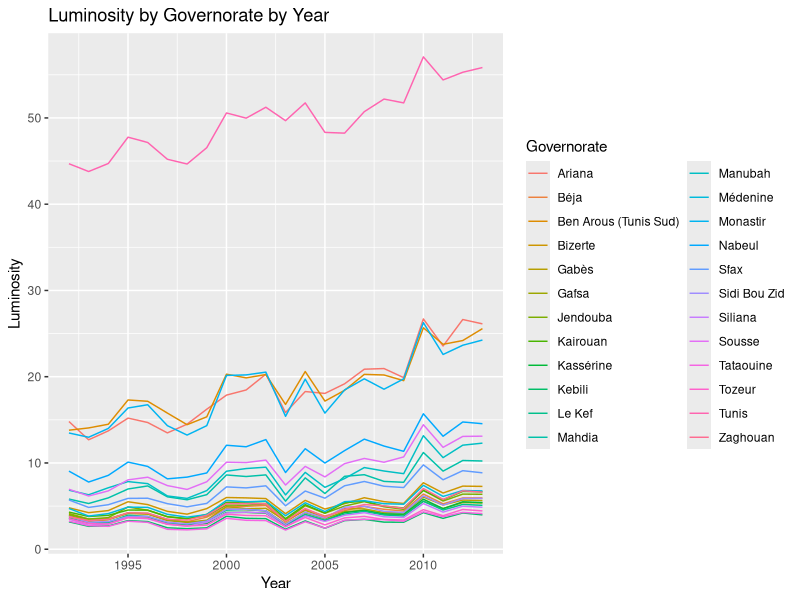
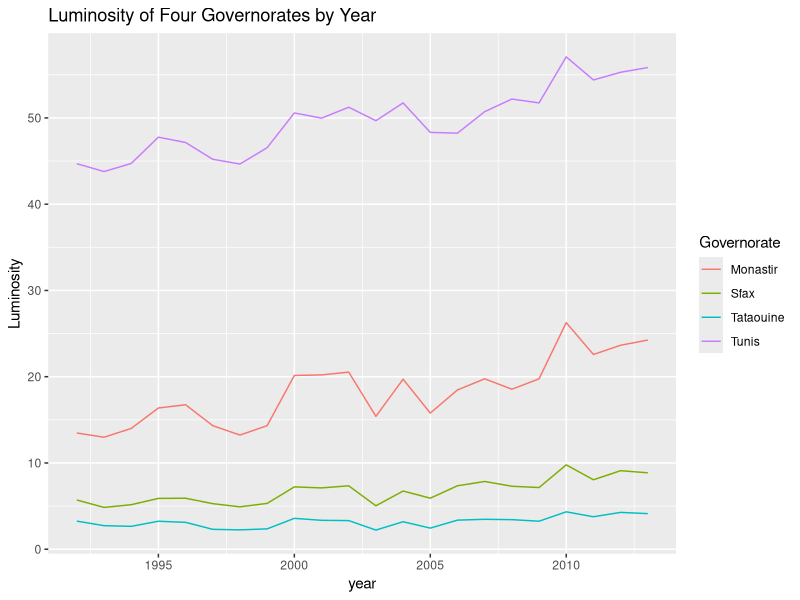
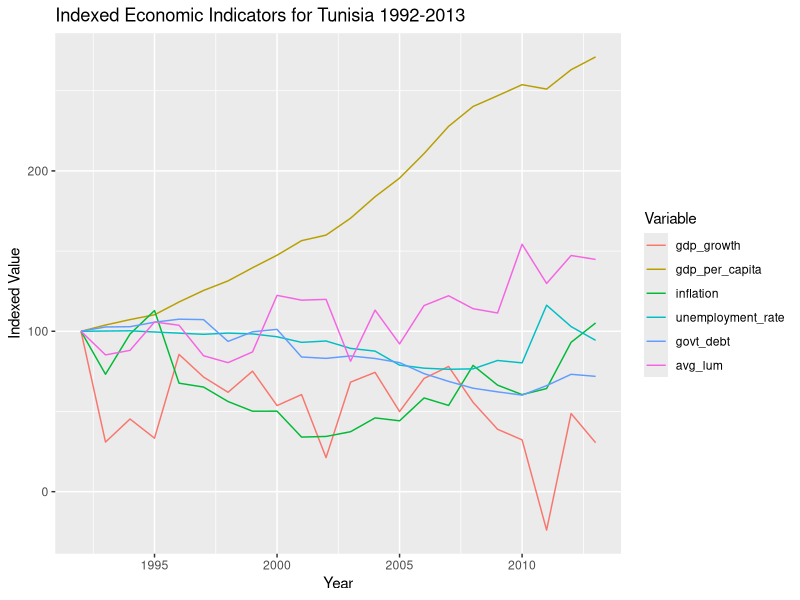
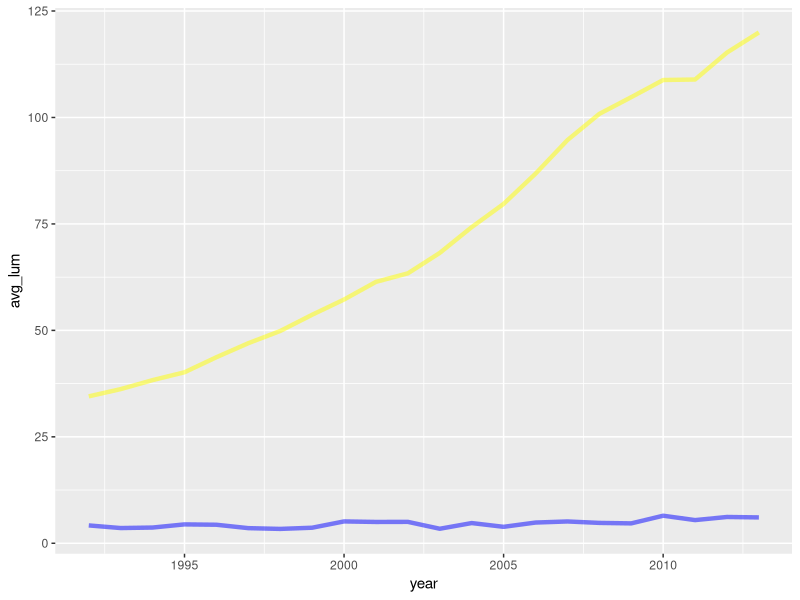
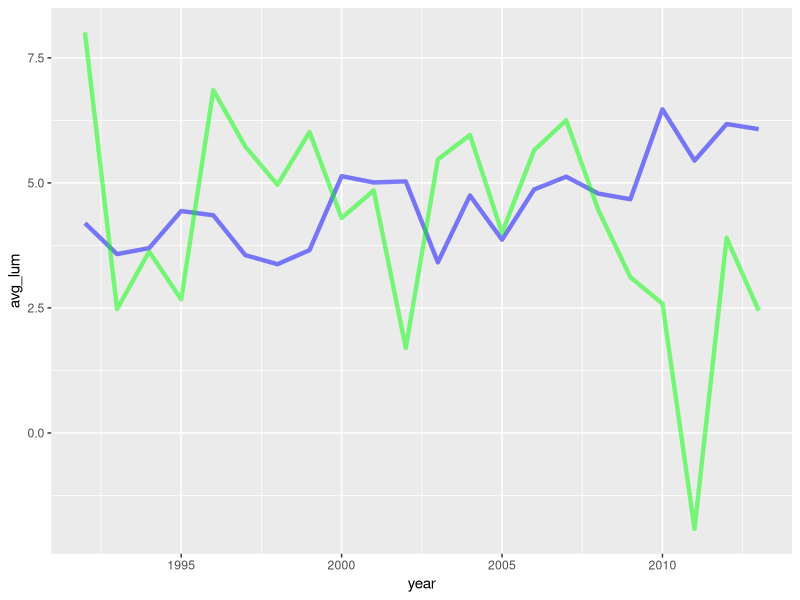
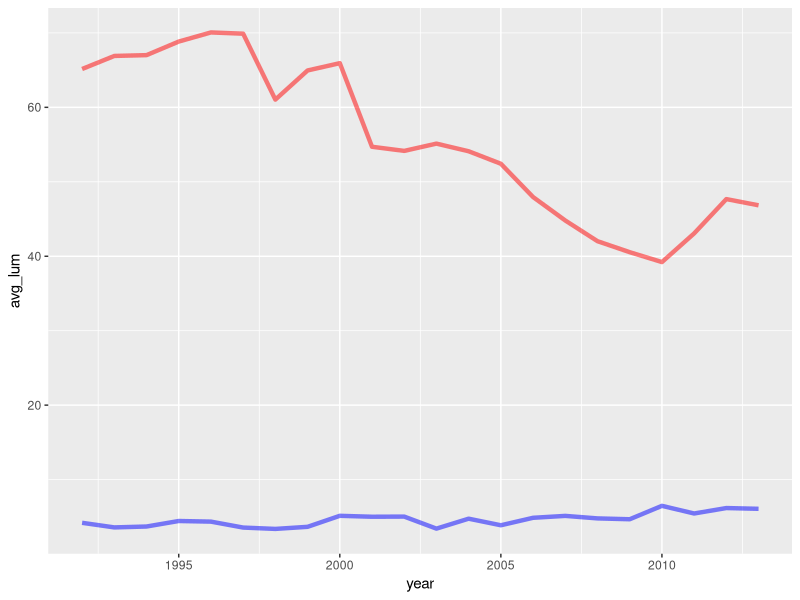

Write the R code that produced these figures, in order.
## ---- chunk 1
knitr::opts_chunk$set(echo = TRUE)
library(tidyverse)
library(reshape2)
## ---- chunk 2
lum <- read_csv("../data/final/tun_lum_governorate_93_13_tidy.csv")

# Plot of Luminosity by Governorate by Year
ggplot(lum, aes(x = year, y = mean, colour=NAME_1)) +
geom_line() +
xlab("Year") +
ylab("Luminosity") +
ggtitle("Luminosity by Governorate by Year") + labs(color='Governorate') 

# Subset of Data
ggplot(subset(lum, NAME_1 %in% c("Tunis", "Sfax", "Monastir", "Tataouine")),
       aes(x=year,
       y=mean,
       color=NAME_1, group = NAME_1))+
  geom_line() +
ylab("Luminosity") +
ggtitle("Luminosity of Four Governorates by Year") + labs(color='Governorate') 

tun <- lum %>% 
   group_by(year) %>%                         
   summarise(count = sum(count), sum = sum(sum))
   
tunisia_economy <- read_csv("../data/intermediate/tunisia_economy.csv")
tunisia <- merge(tun,tunisia_economy,by="year")

tunisia$avg_lum <- tunisia$sum / tunisia$count

melt_tunisia <- melt(tunisia,id="year")

melt_tunisia <- melt_tunisia %>%
      group_by(variable) %>%
      arrange(year) %>%
      mutate(indexedvalue = 100 * value / first(value))

ggplot(subset(melt_tunisia, variable %in% c("avg_lum", "govt_debt", "gdp_per_capita", "gdp_growth", "inflation", "unemployment_rate")),
       aes(x=year,
       y=indexedvalue,
       color=variable, group = variable))+
  geom_line() + ggtitle("Indexed Economic Indicators for Tunisia 1992-2013") +xlab("Year") + ylab("Indexed Value") + labs(color='Variable') 
  
cor_tunisia <- cor(tunisia)
cor_tunisia

    ggplot(data = tunisia, mapping = aes(x = year)) + 
  geom_line(aes(y = avg_lum), color = "blue", size = 1.5, alpha = .5) + 
  geom_line(aes(y = gdp_ppp), color = "yellow", size = 1.5, alpha = .5) +
              theme(legend.position=c(.1,.85))			  


    ggplot(data = tunisia, mapping = aes(x = year)) + 
  geom_line(aes(y = avg_lum), color = "blue", size = 1.5, alpha = .5) + 
  geom_line(aes(y = gdp_growth), color = "green", size = 1.5, alpha = .5) +
              theme(legend.position=c(.1,.85))		         
              
    ggplot(data = tunisia, mapping = aes(x = year)) + 
  geom_line(aes(y = avg_lum), color = "blue", size = 1.5, alpha = .5) + 
  geom_line(aes(y = govt_debt), color = "red", size = 1.5, alpha = .5) +
              theme(legend.position=c(.1,.85))		
